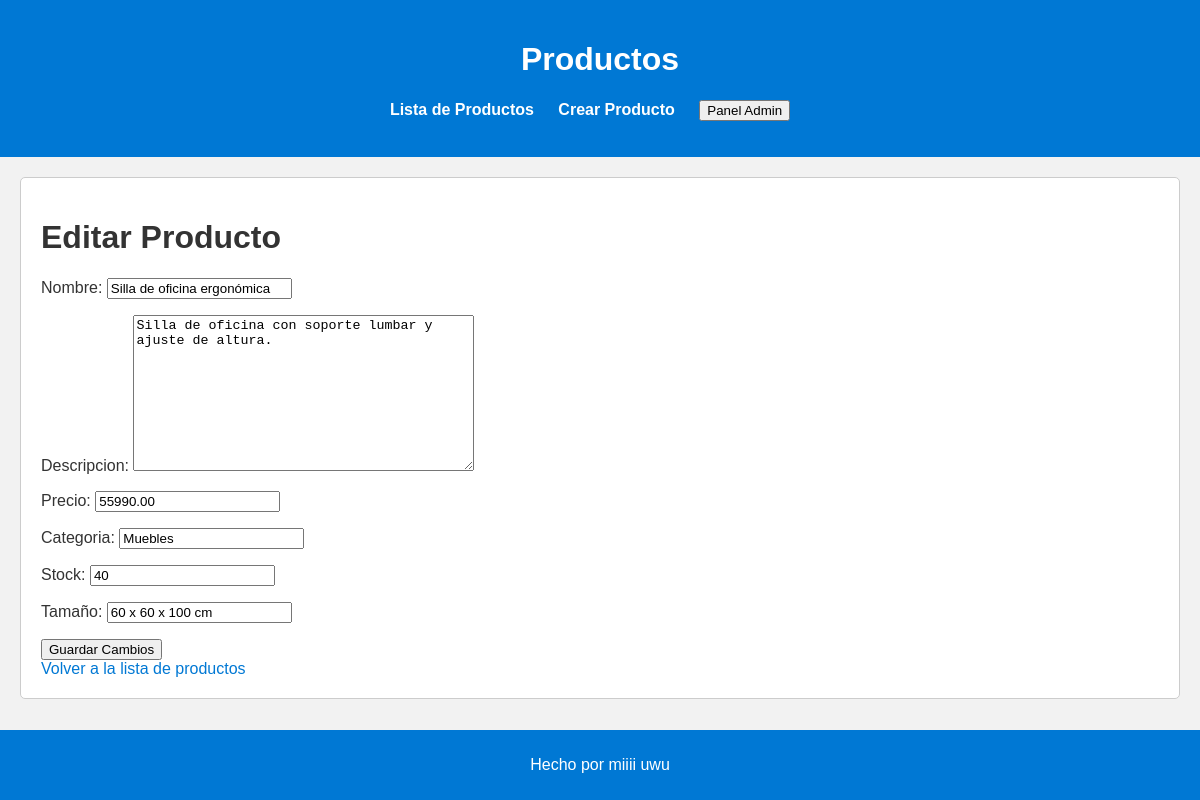
Page /editar_producto/7/ on the committed database.
### miApp/models.py (models this page shows)
class Producto(models.Model):
    nombre = models.CharField(max_length=100)
    descripcion = models.TextField()
    precio = models.DecimalField(max_digits=10, decimal_places=2)
    categoria = models.CharField(max_length=50)
    stock = models.PositiveIntegerField()
    tamaño = models.CharField(max_length=20)

### miApp/views.py (the view)
# urls.py: path('editar_producto/<int:pk>/', views.editar_producto, name='editar_producto'),
def editar_producto(request, pk):
    producto = get_object_or_404(Producto, pk=pk)
    if request.method == "POST":
        form = ProductoForm(request.POST, instance=producto)
        if form.is_valid():
            form.save()
            return redirect('miApp:lista_productos')
    else:
        form = ProductoForm(instance=producto)
    return render(request, 'miApp/editar_producto.html', {'form': form})

### miApp/forms.py
class ProductoForm(forms.ModelForm):
    precio = forms.DecimalField(validators=[validate_positive_price])
    class Meta:
        model = Producto
        fields = '__all__'

### miApp/templates/miApp/editar_producto.html (shortened to what this page needs)
{% extends "miApp/index.html" %}
{% load static %}
{% block content %}
  <link rel="stylesheet" type="text/css" href="{% static 'css/mi_estilo.css' %}">
  <h1>Editar Producto</h1>
  <form method="post">
    {{ form.as_p }}
    <button type="submit">Guardar Cambios</button>
  </form>
  <a href="{% url 'miApp:lista_productos' %}">Volver a la lista de productos</a>
{% endblock %}

### miApp/static/css/mi_estilo.css (style rules this page uses)
body { font-family: Arial, sans-serif; background-color: #f2f2f2; color: #333; margin: 0; padding: 0; }
a { color: #0078d4; text-decoration: none; }

### rows in the picture
Producto: nombre "Silla de oficina ergonómica", descripcion "Silla de oficina con soporte lumbar y ajuste de altura.", precio "55990.00", categoria "Muebles", stock "40", tamaño "60 x 60 x 100 cm"
